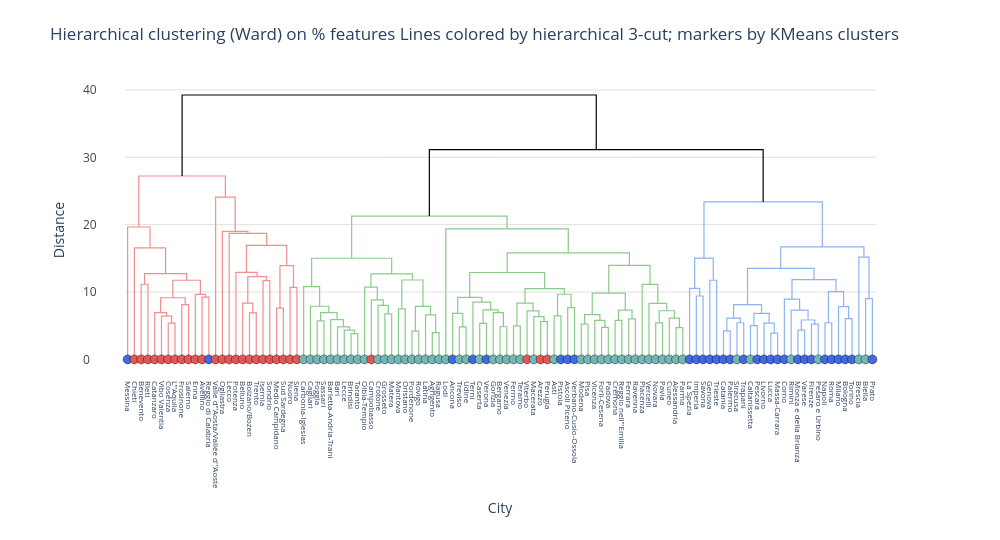

The code cell stored with this chart in its notebook:
### Code cell
from math import ceil
from scipy.cluster.hierarchy import linkage, dendrogram, to_tree, fcluster
import plotly.graph_objects as go

# Plotly dendrogram with tooltips (Ward linkage on standardized % features)
linkage_matrix = linkage(X_std_use, method="ward")

# Cut the tree into 3 hierarchical clusters (for line colors)
hier_clusters = fcluster(linkage_matrix, t=3, criterion="maxclust")
unique_labels = sorted(np.unique(hier_clusters))
color_cycle = ["#f28e8c", "#8acb88", "#8cb3f2"]  # red-ish, green-ish, blue-ish (light)
cluster_color_map = {lab: color_cycle[i % len(color_cycle)] for i, lab in enumerate(unique_labels)}

# Map each node to a cluster if its subtree is pure under the 3-cluster cut
leaf_cluster = np.asarray(hier_clusters, dtype=int)
root, nodes = to_tree(linkage_matrix, rd=True)
node_cluster = {}
for node in nodes:
    if node.is_leaf():
        node_cluster[node.id] = leaf_cluster[node.id]
    else:
        l = node_cluster.get(node.get_left().id)
        r = node_cluster.get(node.get_right().id)
        node_cluster[node.id] = l if (l is not None and l == r) else None

# Color callback for dendrogram lines

def link_color_func(k: int) -> str:
    cid = node_cluster.get(k)
    if cid is None:
        return "black"  # default to black for mixed subtrees
    return cluster_color_map.get(cid, "black")

# Build dendrogram coordinates (no drawing)
ddata = dendrogram(
    linkage_matrix,
    labels=combined_df["city"].tolist(),
    no_plot=True,
    link_color_func=link_color_func,
)

fig = go.Figure()

# Branch segments with distance hover and color from dendrogram output
for xs, ys, c in zip(ddata["icoord"], ddata["dcoord"], ddata["color_list"]):
    fig.add_trace(
        go.Scatter(
            x=xs,
            y=ys,
            mode="lines",
            line=dict(color=c, width=1.2),
            hoverinfo="text",
            text=[f"Distance: {max(ys):.3f}"] * len(xs),
            showlegend=False,
        )
    )

leaf_order = ddata["ivl"]
tickvals = list(range(5, 10 * len(leaf_order) + 5, 10))

# Leaf markers colored by KMeans clusters (unchanged), with hover showing both KMeans and hierarchical cut
cluster_palette = [
    "royalblue",
    "#e45756",
    "#72b7b2",
    "#f58518",
    "#54a24b",
    "#eeca3b",
    "#b279a2",
    "#ff9da6",
    "#9c755f",
    "#bab0ab",
]
cluster_colors = {
    int(cl): cluster_palette[int(cl) % len(cluster_palette)]
    for cl in np.unique(combined_df["cluster_kmeans"])
}
leaf_kmeans = combined_df.set_index("city").loc[leaf_order, "cluster_kmeans"].astype(int).to_numpy()
leaf_hier = combined_df.set_index("city").loc[leaf_order, :].assign(hier_cluster=hier_clusters)["hier_cluster"].to_numpy()
fig.add_trace(
    go.Scatter(
        x=tickvals,
        y=[0] * len(tickvals),
        mode="markers",
        marker=dict(
            color=[cluster_colors[c] for c in leaf_kmeans],
            size=9,
            line=dict(color="black", width=0.4),
        ),
        text=[
            f"City: {city}<br>KMeans cluster: {ck}<br>Hier cluster: {ch}"
            for city, ck, ch in zip(leaf_order, leaf_kmeans, leaf_hier)
        ],
        hovertemplate="%{text}<extra></extra>",
        showlegend=False,
    )
)

# Custom horizontal gridlines for uniform thickness (drop 5, 15, 25, 35)
max_y = max(max(ys) for ys in ddata["dcoord"])
step = 5
skip_levels = {5, 15, 25, 35}
grid_levels = [y for y in np.arange(0, ceil(max_y / step) * step + step, step) if y not in skip_levels]
fig.update_layout(
    shapes=[
        dict(
            type="line",
            x0=min(tickvals) - 5,
            x1=max(tickvals) + 5,
            y0=y,
            y1=y,
            line=dict(color="#c0c0c0", width=0.5),  # light gray gridlines
            layer="below",
        )
        for y in grid_levels
    ]
)

fig.update_layout(
    title="Hierarchical clustering (Ward) on % features\nLines colored by hierarchical 3-cut; markers by KMeans clusters",
    xaxis=dict(
        tickmode="array",
        tickvals=tickvals,
        ticktext=leaf_order,
        tickangle=90,
        tickfont=dict(size=8),
        title="City",
        showgrid=False,
    ),
    yaxis=dict(
        title="Distance",
        showgrid=False,
        zeroline=False,
        ticklabelposition="inside",
    ),
    hovermode="closest",
    width=1000,
    height=540,
    margin=dict(t=80, b=160),
    plot_bgcolor="white",
    paper_bgcolor="white",
)

fig.show()
